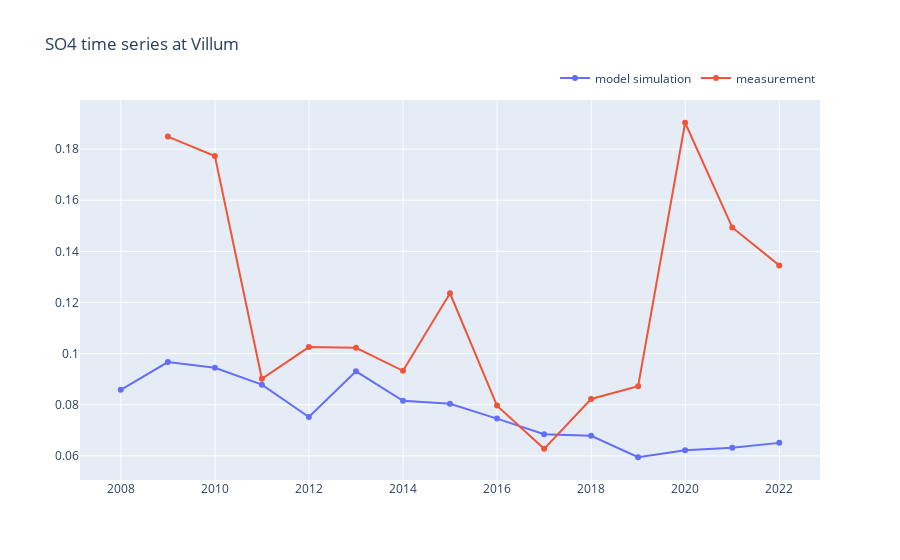

The notebook cell saved with this chart:
### Markdown cell above
## 3. Interannual variation (annual mean)

### Code cell
# Look at annual mean
df = get_station_data(station)
annual_df = df.groupby(pd.Grouper(freq='1Y')).mean()

# Without standard deviation
plot_time_series(chemical,station,df=annual_df)

### Figure 1 — Plotly figure (JSON) as saved in the notebook; plotly's stock layout.template omitted (floating-point values rounded to 4 significant figures)
{"data": [{"name": "model simulation", "type": "scatter", "x": ["2007-12-31T00:00:00", "2008-12-31T00:00:00", "2009-12-31T00:00:00", "2010-12-31T00:00:00", "2011-12-31T00:00:00", "2012-12-31T00:00:00", "2013-12-31T00:00:00", "2014-12-31T00:00:00", "2015-12-31T00:00:00", "2016-12-31T00:00:00", "2017-12-31T00:00:00", "2018-12-31T00:00:00", "2019-12-31T00:00:00", "2020-12-31T00:00:00", "2021-12-31T00:00:00"], "y": [0.08585, 0.09671, 0.09448, 0.08787, 0.07519, 0.09308, 0.08154, 0.08038, 0.07458, 0.06844, 0.06785, 0.05945, 0.06219, 0.06321, 0.06508]}, {"name": "measurement", "type": "scatter", "x": ["2007-12-31T00:00:00", "2008-12-31T00:00:00", "2009-12-31T00:00:00", "2010-12-31T00:00:00", "2011-12-31T00:00:00", "2012-12-31T00:00:00", "2013-12-31T00:00:00", "2014-12-31T00:00:00", "2015-12-31T00:00:00", "2016-12-31T00:00:00", "2017-12-31T00:00:00", "2018-12-31T00:00:00", "2019-12-31T00:00:00", "2020-12-31T00:00:00", "2021-12-31T00:00:00"], "y": [null, 0.1849, 0.1773, 0.09015, 0.1026, 0.1023, 0.09327, 0.1236, 0.07965, 0.06275, 0.08227, 0.08724, 0.1903, 0.1494, 0.1345]}], "layout": {"legend": {"orientation": "h", "x": 1, "xanchor": "right", "y": 1.02, "yanchor": "bottom"}, "showlegend": true, "title": {"text": "SO4 time series at Villum"}}}
